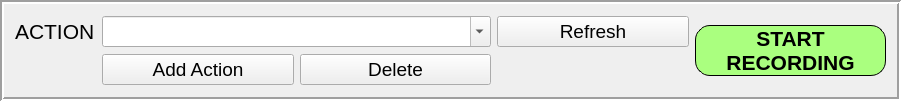
     <widget class="QFrame" name="frame_4">
      <property name="geometry">
       <rect>
        <x>10</x>
        <y>480</y>
        <width>901</width>
        <height>101</height>
       </rect>
      </property>
      <property name="frameShape">
       <enum>QFrame::Shape::Box</enum>
      </property>
      <property name="frameShadow">
       <enum>QFrame::Shadow::Sunken</enum>
      </property>
      <property name="lineWidth">
       <number>2</number>
      </property>
      <layout class="QGridLayout" name="gridLayout_4">
       <item row="0" column="0">
        <widget class="QLabel" name="label_7">
         <property name="maximumSize">
          <size>
           <width>81</width>
           <height>28</height>
          </size>
         </property>
         <property name="font">
          <font>
           <family>Segoe UI</family>
           <pointsize>16</pointsize>
          </font>
         </property>
         <property name="text">
          <string>ACTION:</string>
         </property>
         <property name="alignment">
          <set>Qt::AlignmentFlag::AlignLeading|Qt::AlignmentFlag::AlignLeft|Qt::AlignmentFlag::AlignVCenter</set>
         </property>
        </widget>
       </item>
       <item row="0" column="1" colspan="2">
        <widget class="QComboBox" name="action_comboBox">
         <property name="font">
          <font>
           <family>Segoe UI</family>
           <pointsize>14</pointsize>
          </font>
         </property>
         <property name="editable">
          <bool>true</bool>
         </property>
        </widget>
       </item>
       <item row="0" column="3">
        <widget class="QPushButton" name="refresh_button">
         <property name="font">
          <font>
           <family>Segoe UI</family>
           <pointsize>14</pointsize>
          </font>
         </property>
         <property name="text">
          <string>Refresh</string>
         </property>
        </widget>
       </item>
       <item row="0" column="4" rowspan="2">
        <widget class="QPushButton" name="recording_button">
         <property name="palette">
          <palette>
           <active>
            <colorrole role="WindowText">
             <brush brushstyle="SolidPattern">
              <color alpha="255">
               <red>0</red>
               <green>0</green>
               <blue>0</blue>
              </color>
             </brush>
            </colorrole>
            <colorrole role="Button">
             <brush brushstyle="SolidPattern">
              <color alpha="255">
               <red>170</red>
               <green>255</green>
               <blue>127</blue>
              </color>
             </brush>
            </colorrole>
            <colorrole role="Light">
             <brush brushstyle="SolidPattern">
              <color alpha="255">
               <red>170</red>
               <green>255</green>
               <blue>255</blue>
              </color>
             </brush>
            </colorrole>
            <colorrole role="Text">
             <brush brushstyle="SolidPattern">
              <color alpha="255">
               <red>0</red>
               <green>0</green>
               <blue>0</blue>
              </color>
             </brush>
            </colorrole>
            <colorrole role="ButtonText">
             <brush brushstyle="SolidPattern">
              <color alpha="255">
               <red>0</red>
               <green>0</green>
               <blue>0</blue>
              </color>
             </brush>
            </colorrole>
            <colorrole role="Base">
             <brush brushstyle="SolidPattern">
              <color alpha="255">
               <red>170</red>
               <green>255</green>
               <blue>127</blue>
              </color>
             </brush>
            </colorrole>
            <colorrole role="Window">
             <brush brushstyle="SolidPattern">
              <color alpha="255">
               <red>170</red>
               <green>255</green>
               <blue>127</blue>
              </color>
             </brush>
            </colorrole>
            <colorrole role="PlaceholderText">
             <brush brushstyle="NoBrush">
              <color alpha="128">
               <red>0</red>
               <green>0</green>
               <blue>0</blue>
              </color>
             </brush>
            </colorrole>
           </active>
           <inactive>
            <colorrole role="WindowText">
             <brush brushstyle="SolidPattern">
              <color alpha="255">
               <red>0</red>
               <green>0</green>
               <blue>0</blue>
              </color>
             </brush>
            </colorrole>
            <colorrole role="Button">
             <brush brushstyle="SolidPattern">
              <color alpha="255">
               <red>170</red>
               <green>255</green>
               <blue>127</blue>
              </color>
             </brush>
            </colorrole>
            <colorrole role="Light">
             <brush brushstyle="SolidPattern">
              <color alpha="255">
               <red>255</red>
               <green>255</green>
               <blue>255</blue>
              </color>
             </brush>
            </colorrole>
            <colorrole role="Text">
             <brush brushstyle="SolidPattern">
              <color alpha="255">
               <red>0</red>
               <green>0</green>
               <blue>0</blue>
              </color>
             </brush>
            </colorrole>
            <colorrole role="ButtonText">
             <brush brushstyle="SolidPattern">
              <color alpha="255">
               <red>0</red>
               <green>0</green>
               <blue>0</blue>
              </color>
             </brush>
            </colorrole>
            <colorrole role="Base">
             <brush brushstyle="SolidPattern">
              <color alpha="255">
               <red>170</red>
               <green>255</green>
               <blue>127</blue>
              </color>
             </brush>
            </colorrole>
            <colorrole role="Window">
             <brush brushstyle="SolidPattern">
              <color alpha="255">
               <red>170</red>
               <green>255</green>
               <blue>127</blue>
              </color>
             </brush>
            </colorrole>
            <colorrole role="PlaceholderText">
             <brush brushstyle="NoBrush">
              <color alpha="128">
               <red>0</red>
               <green>0</green>
               <blue>0</blue>
              </color>
             </brush>
            </colorrole>
           </inactive>
           <disabled>
            <colorrole role="WindowText">
             <brush brushstyle="SolidPattern">
              <color alpha="255">
               <red>0</red>
               <green>0</green>
               <blue>0</blue>
              </color>
             </brush>
            </colorrole>
            <colorrole role="Button">
             <brush brushstyle="SolidPattern">
              <color alpha="255">
               <red>170</red>
               <green>255</green>
               <blue>127</blue>
              </color>
             </brush>
            </colorrole>
            <colorrole role="Light">
             <brush brushstyle="SolidPattern">
              <color alpha="255">
               <red>255</red>
               <green>255</green>
               <blue>255</blue>
              </color>
             </brush>
            </colorrole>
            <colorrole role="Text">
             <brush brushstyle="SolidPattern">
              <color alpha="255">
               <red>0</red>
               <green>0</green>
               <blue>0</blue>
              </color>
             </brush>
            </colorrole>
            <colorrole role="ButtonText">
             <brush brushstyle="SolidPattern">
              <color alpha="135">
               <red>255</red>
               <green>255</green>
               <blue>255</blue>
              </color>
             </brush>
            </colorrole>
            <colorrole role="Base">
             <brush brushstyle="SolidPattern">
              <color alpha="255">
               <red>170</red>
               <green>255</green>
               <blue>127</blue>
              </color>
             </brush>
            </colorrole>
            <colorrole role="Window">
             <brush brushstyle="SolidPattern">
              <color alpha="255">
               <red>170</red>
               <green>255</green>
               <blue>127</blue>
              </color>
             </brush>
            </colorrole>
            <colorrole role="PlaceholderText">
             <brush brushstyle="NoBrush">
              <color alpha="128">
               <red>0</red>
               <green>0</green>
               <blue>0</blue>
              </color>
             </brush>
            </colorrole>
           </disabled>
          </palette>
         </property>
         <property name="font">
          <font>
           <family>Segoe UI</family>
           <pointsize>16</pointsize>
           <bold>true</bold>
          </font>
         </property>
         <property name="cursor">
          <cursorShape>PointingHandCursor</cursorShape>
         </property>
         <property name="styleSheet">
          <string notr="true">background-color: rgb(170, 255, 127);
border-radius: 15px; /* Adjust the radius as needed */
color: black; /* Set the text color */
border: 1px solid black; /* Optional: Add a border */</string>
         </property>
         <property name="text">
          <string>START
RECORDING</string>
         </property>
        </widget>
       </item>
       <item row="1" column="1">
        <widget class="QPushButton" name="add_action_button">
         <property name="font">
          <font>
           <family>Segoe UI</family>
           <pointsize>14</pointsize>
          </font>
         </property>
         <property name="text">
          <string>Add Action</string>
         </property>
        </widget>
       </item>
       <item row="1" column="2">
        <widget class="QPushButton" name="delete_action_button">
         <property name="font">
          <font>
           <family>Segoe UI</family>
           <pointsize>14</pointsize>
          </font>
         </property>
         <property name="text">
          <string>Delete</string>
         </property>
        </widget>
       </item>
      </layout>
     </widget>
